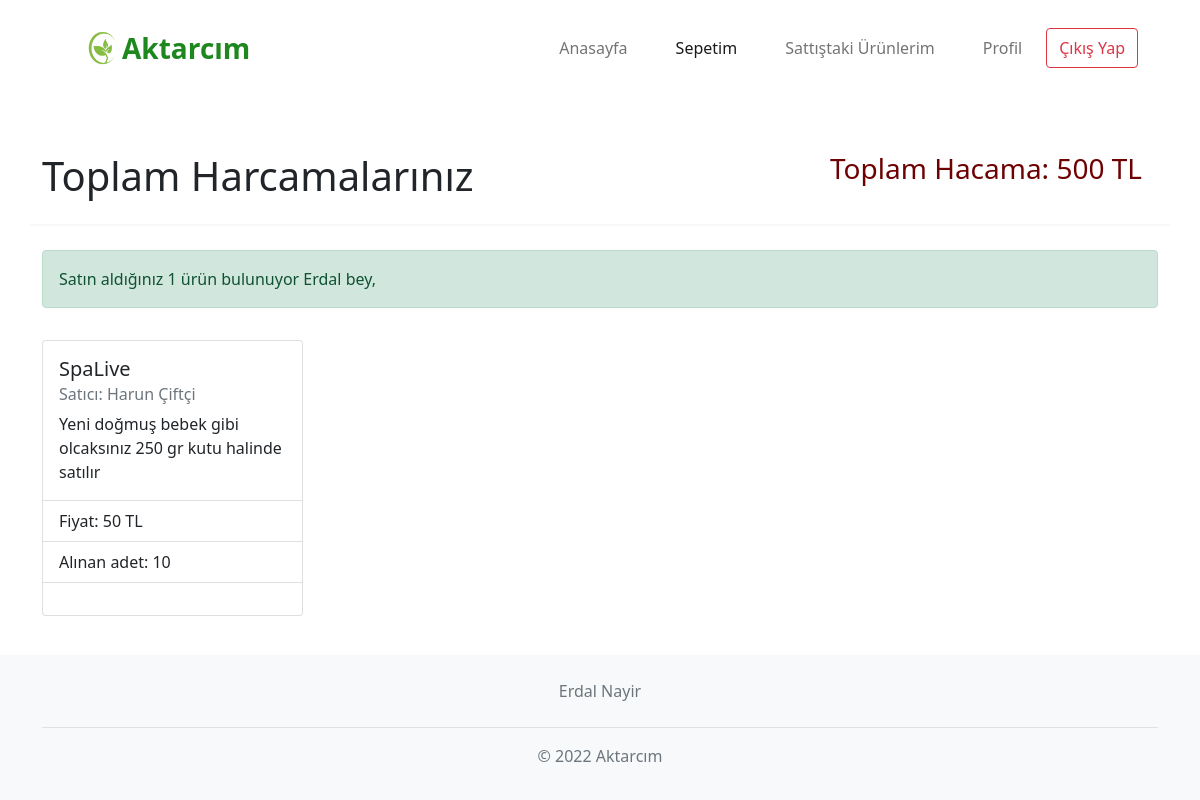
The app's page /boughtPage.php (signed in) with its own data.
### tables this page shows
CREATE TABLE `users` (
  `username` varchar(45) NOT NULL,
  `user_surname` varchar(45) NOT NULL,
  `email` varchar(45) NOT NULL,
  `user_password` varchar(100) NOT NULL,
  `bakiye` int(11) NOT NULL DEFAULT 0,
  `kayitTarihi` datetime NOT NULL DEFAULT current_timestamp()
);

CREATE TABLE `urunler` (
  `urun_id` int(11) NOT NULL,
  `urun_adi` varchar(45) NOT NULL,
  `urun_fiyati` int(11) NOT NULL,
  `urun_description` varchar(100) NOT NULL,
  `urun_adeti` int(11) NOT NULL,
  `satan_email` varchar(45) NOT NULL
);

CREATE TABLE `satin_alinan_urunler` (
  `id` int(11) NOT NULL,
  `email` varchar(45) NOT NULL,
  `urun_id` int(11) NOT NULL,
  `alinan_adet` int(11) NOT NULL
);

### boughtPage.php (the view, shortened to what this page needs)
<?php
$urunMessage='';
$productsCard='';
require('settings.php');
$stmt = $baglanti->prepare("SELECT * FROM users WHERE email = (?)");
$stmt->bind_param('s', $_SESSION['email']);
$stmt->execute();
$result = $stmt->get_result();
$kullanici = $result->fetch_assoc();
$isim= ucwords(strtolower($kullanici['username']));
$stmt = $baglanti->prepare("SELECT * FROM satin_alinan_urunler WHERE email=(?)");
$stmt->bind_param('s',$_SESSION['email']);
$stmt->execute();
$Urunresult = $stmt->get_result();
$num_products=$Urunresult->num_rows;
if($num_products==0){
    $urunMessage="<div class='alert alert-danger' role='alert'>
    <h4 class='alert-heading'>Ürün Yok!</h4>
    <p>Şuan'a kadar satın aldığınız bir ürün bulunmamaktadır</p>
    <hr>
    <p class='mb-0'>Ürün satın aldığınızda burada görüntülenecektir</p>
  </div>";
    $toplamHarcama=0;
  }
  else{
    $urunMessage="<div class='alert alert-success' role='alert'>
    Satın aldığınız $num_products ürün bulunuyor $isim bey,
  </div>";
    $productsCard="<div class='row'>";
    $toplamHarcama=0;
    $stmt = $baglanti->prepare("SELECT * FROM urunler INNER JOIN satin_alinan_urunler ON urunler.urun_id = satin_alinan_urunler.urun_id;");
    $stmt->execute();
    $result = $stmt->get_result();
    while($fromUrun=$result->fetch_assoc()){
        $urun_adeti=$fromUrun['alinan_adet'];
        $urun_adi=$fromUrun['urun_adi'];
        $urun_description=$fromUrun['urun_description'];
        $urun_fiyati=$fromUrun['urun_fiyati'];
        $satanEmail=$fromUrun['satan_email'];
        $alanEmail=$fromUrun['email'];
        $stmt = $baglanti->prepare("SELECT * FROM users WHERE email = (?)");
        $stmt->bind_param('s', $satanEmail);
        $stmt->execute();
        $result_nd = $stmt->get_result();
        $satici = $result_nd->fetch_assoc();
        $saticiIsmi=ucwords(strtolower($satici['username']) ." ".strtolower($satici['user_surname']));
        if($alanEmail==$_SESSION['email']){
          $toplamHarcama+=$urun_adeti*$urun_fiyati;
          $urunHtml=
          "<div class='col-md-3 text-center text-md-start d-flex  mb-4'>
              <div class='card mx-auto mt-3' style='width: 18rem;'>
              <div class='card-body'>
              <h5 class='card-title'>$urun_adi</h5>
              <h6 class='card-subtitle mb-2 text-muted'>Satıcı: $saticiIsmi</h6>
              <p class='card-text'>$urun_description</p>
              </div>
              <ul class='list-group list-group-flush'>
              <li class='list-group-item'>Fiyat: $urun_fiyati TL</li>
              <li class='list-group-item'>Alınan adet: $urun_adeti</li>
              </ul>
              <div class='card-body mx-auto'>
          </div>
          </div>
          </div> ";
          $productsCard=$productsCard . $urunHtml;
        }
    }
    $productsCard=$productsCard."</div>";
}
?>
<!DOCTYPE html>
<html lang="en">
<head>
    <link rel="stylesheet" href="css/bought.css?v=<?php echo time(); ?>">
    <link href="https://cdn.jsdelivr.net/npm/bootstrap@5.0.2/dist/css/bootstrap.min.css" rel="stylesheet">
</head>
<body class="d-flex flex-column min-vh-100">
<div class="container">
<nav class="navbar navbar-expand-md navbar-light fixed-top bg-white">
  <div class="container">
  <img src="images/favicon.png"  width="120" height="80" class="d-inline-block align-text-center">
    <a class="navbar-brand" href="#"><span class="fs-3 fw-bold navHeader">Aktarcım</span> </a>
    <div class="collapse navbar-collapse" id="navbarNavAltMarkup">
    <ul class="navbar-nav ms-auto">
        <li class="nav-item px-3">
          <a class="nav-link" aria-current="page" href="mainScreen.php">Anasayfa</a>
        </li>
        <li class="nav-item px-3">
          <a class="nav-link active" href="boughtPage.php">Sepetim</a>
        </li>
        <li class="nav-item px-3">
          <a class="nav-link " href="soldPage.php">Sattıştaki Ürünlerim</a>
        </li>
        <li class="nav-item px-3">
          <a class="nav-link " href="profile.php">Profil</a>
        </li>
        <button type="button" class="btn btn-outline-danger" onclick="location.href='logout.php'">Çıkış Yap</button>
      </ul>
    </div>
  </div>
</nav>
  <div class="row ">
    <div class="col-md-7 mt-5 text-center text-md-start  ">
        <h1>Toplam Harcamalarınız </h1>
    </div>
    <div class="col-md-5 mt-5 text-center text-md-end  ">
        <h3 id="value" class="px-3">Toplam Hacama:  <?php echo $toplamHarcama. " TL"; ?></h3>
    </div>
    <hr class="bg-black border-2 border-top border-black mt-3">
</div>
<div class="row mt-1 ">
    <div class="col-md-12 mt-1 text-center text-md-start  ">
      <?php echo $urunMessage?>
    </div>
</div>
<?php echo $productsCard?>
</div>
<footer class="mt-auto bg-light mt-5" >
    <div class="container">
    <ul class="nav justify-content-center border-bottom pb-3 mb-3">
      <li class="nav-item"><a href="#" class="nav-link px-2 text-muted">Erdal Nayir</a></li>
    </ul>
    <p class="text-center text-muted">© 2022 Aktarcım</p>
    </div>
  </footer>
</body>
</html>

### css/bought.css (style rules this page uses)
.navHeader { margin-left: -40px; color: #1e871e; }
.navbar .navbar-nav { padding-right: 20px; float: none; vertical-align: top; }
.navbar .navbar-collapse { text-align: center; }
body { padding-top: 6.5rem; }
footer { margin-top: 2rem; padding: 1em 0; }
#value { color: #6e0202; }

### records on screen
users: username "Erdal"
urunler: urun_adi "SpaLive", urun_description "Yeni doğmuş bebek gibi olcaksınız 250 gr kutu halinde satılır", urun_fiyati "50"
users: saticiIsmi "Harun Çiftçi"
satin_alinan_urunler: alinan_adet "10"

### other values on screen
$toplamHarcama "500"
$num_products "1"
